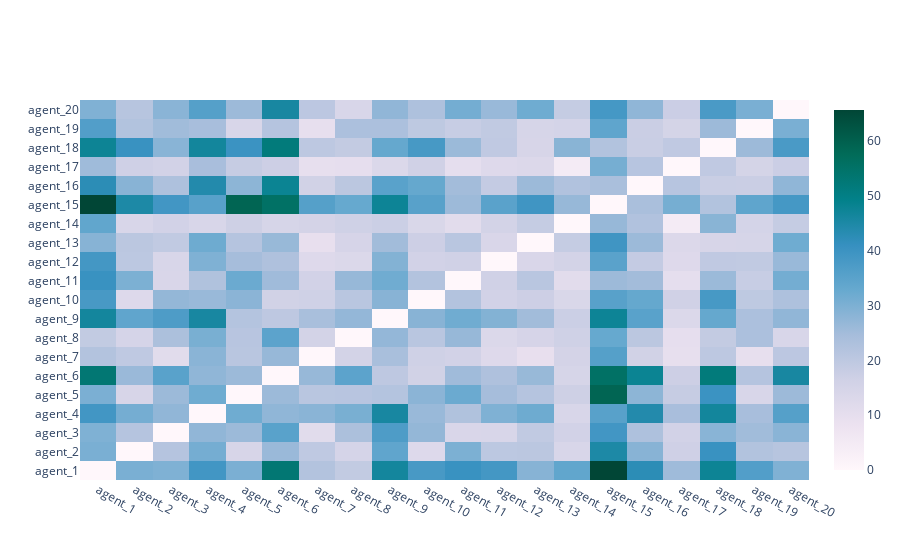

Notebook code cell kept with this figure:
### Code cell
fig = heatmap(
    net.similarity_heatmap(),
    x_labels=['agent_'+str(i+1) for i in range(len(net.agents))],
    y_labels=['agent_'+str(i+1) for i in range(len(net.agents))]
)
fig.show()

### Figure 1 — Plotly figure (JSON) as saved in the notebook; plotly's stock layout.template omitted (floating-point values rounded to 4 significant figures; data arrays with more than 128 entries replaced by an {"elided": "..."} marker saying what was removed)
{"data": [{"colorscale": [[0.0, "rgb(255,247,251)"], [0.125, "rgb(236,226,240)"], [0.25, "rgb(208,209,230)"], [0.375, "rgb(166,189,219)"], [0.5, "rgb(103,169,207)"], [0.625, "rgb(54,144,192)"], [0.75, "rgb(2,129,138)"], [0.875, "rgb(1,108,89)"], [1.0, "rgb(1,70,54)"]], "hoverongaps": false, "x": ["agent_1", "agent_2", "agent_3", "agent_4", "agent_5", "agent_6", "agent_7", "agent_8", "agent_9", "agent_10", "agent_11", "agent_12", "agent_13", "agent_14", "agent_15", "agent_16", "agent_17", "agent_18", "agent_19", "agent_20"], "y": ["agent_1", "agent_2", "agent_3", "agent_4", "agent_5", "agent_6", "agent_7", "agent_8", "agent_9", "agent_10", "agent_11", "agent_12", "agent_13", "agent_14", "agent_15", "agent_16", "agent_17", "agent_18", "agent_19", "agent_20"], "z": {"elided": "20x20 float values"}, "type": "heatmap"}], "layout": {}}
